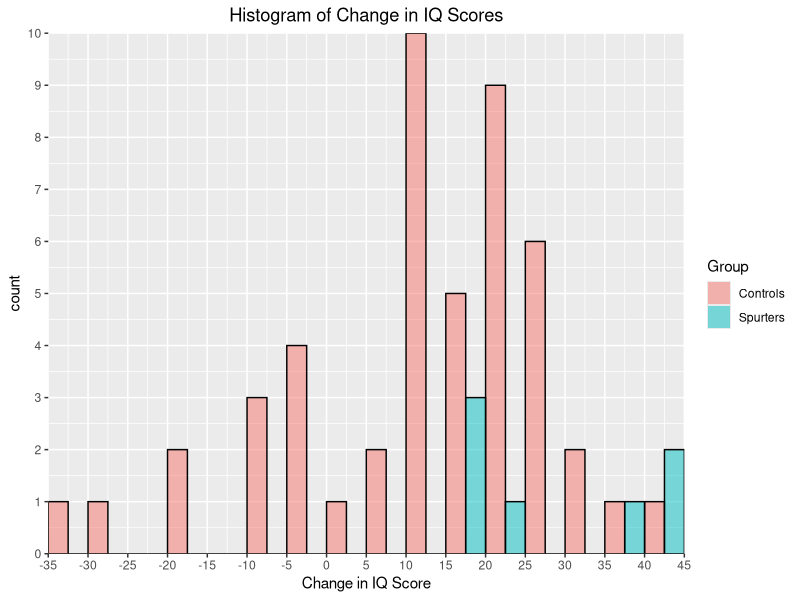
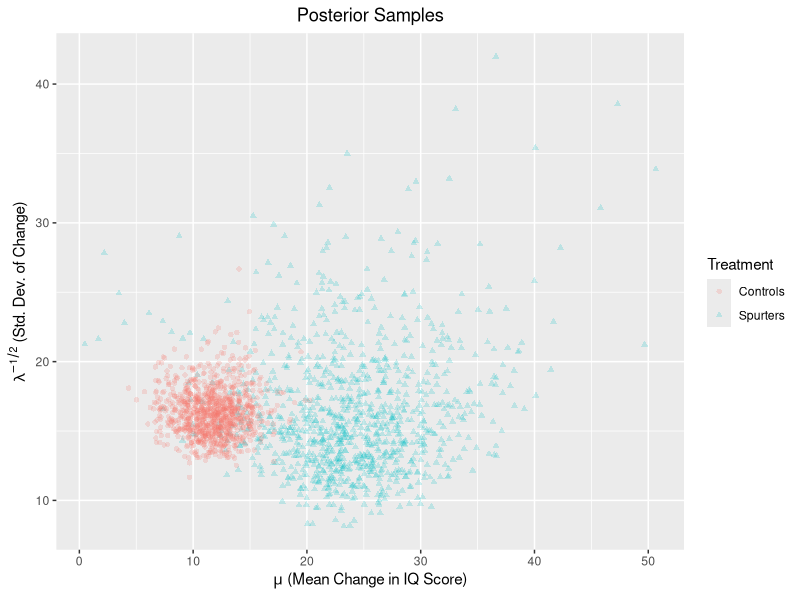
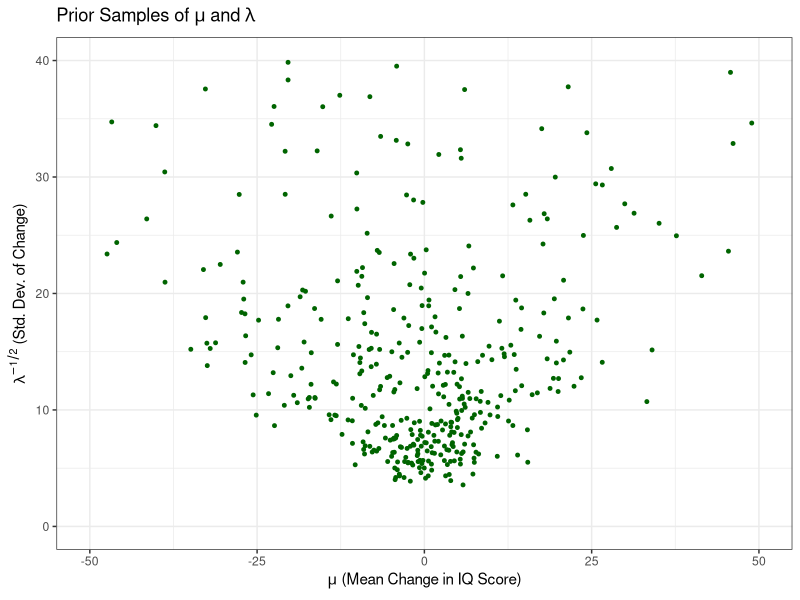

Source code (R) for these figures, in order:
## ---- chunk 1
## don't use data in package, use data on lab assignment #
library(plyr)
library(ggplot2)
library(dplyr)
library(xtable)
library(reshape)
## ---- chunk 2
set.seed(123)
# input data
# spurters
x = c(18, 40, 15, 17, 20, 44, 38)
# control group
y = c(-4, 0, -19, 24, 19, 10, 5, 10,
      29, 13, -9, -8, 20, -1, 12, 21,
      -7, 14, 13, 20, 11, 16, 15, 27,
      23, 36, -33, 34, 13, 11, -19, 21,
      6, 25, 30,22, -28, 15, 26, -1, -2,
      43, 23, 22, 25, 16, 10, 29)
# store data in data frame 
iqData = data.frame(Treatment = c(rep("Spurters", length(x)), 
                                  rep("Controls", length(y))),
                                  Gain = c(x, y))
## ---- chunk 3
xLimits = seq(min(iqData$Gain) - (min(iqData$Gain) %% 5),
              max(iqData$Gain) + (max(iqData$Gain) %% 5),
              by = 5)

ggplot(data = iqData, aes(x = Gain, fill = Treatment, colour = I("black"))) + 
  geom_histogram(position = "dodge", alpha = 0.5, breaks = xLimits, closed = "left")+
  scale_x_continuous(breaks = xLimits, 
                     expand = c(0,0))+ 
  scale_y_continuous(expand = c(0,0), 
breaks = seq(0, 10, by = 1))+
  ggtitle("Histogram of Change in IQ Scores") + labs(x = "Change in IQ Score", 
                                                     fill = "Group") + 
                                               theme(plot.title = element_text(hjust = 0.5))  
## ---- chunk 4
prior = data.frame(m = 0, c = 1, a = 0.5, b = 50)
findParam = function(prior, data){
  postParam = NULL
  c = prior$c
  m = prior$m
  a = prior$a
  b = prior$b
  n = length(data)
  postParam = data.frame(m = (c*m + n*mean(data))/(c + n), 
                c = c + n, 
                a = a + n/2, 
                b =  b + 0.5*(sum((data - mean(data))^2)) + 
                  (n*c *(mean(data)- m)^2)/(2*(c+n)))
  return(postParam)
}
postS = findParam(prior, x)
postC = findParam(prior, y)

## ---- chunk 5
xtable(rbind(prior = prior,
             `Spurters Posterior` = postS,
             `Controls Posterior` = postC), 
       caption = "Parameters")
## ---- chunk 6
# sampling from two posteriors 

# Number of posterior simulations
sim = 1000

# initialize vectors to store samples
mus = NULL
lambdas = NULL
muc = NULL
lambdac = NULL

# Following formula from the NormalGamma with 
# the update paramaters accounted accounted for below 

lambdas = rgamma(sim, shape = postS$a, rate = postS$b)
lambdac = rgamma(sim, shape = postC$a, rate = postC$b)


mus = sapply(sqrt(1/(postS$c*lambdas)),rnorm, n = 1, mean = postS$m)
muc = sapply(sqrt(1/(postC$c*lambdac)),rnorm, n = 1, mean = postC$m)

# Store simulations
simDF = data.frame(lambda = c(lambdas, lambdac),
                   mu = c(mus, muc),
                   Treatment = rep(c("Spurters", "Controls"),
                                   each = sim))

simDF$lambda = simDF$lambda^{-0.5}

# Plot the simulations
ggplot(data = simDF, aes(x = mu, y = lambda, colour = Treatment, shape = Treatment)) +
  geom_point(alpha = 0.2) + 
  labs(x = expression(paste(mu, " (Mean Change in IQ Score)")),
       y = expression(paste(lambda^{-1/2}, " (Std. Dev. of Change)")))  + 
  ggtitle("Posterior Samples")+ 
  theme(plot.title = element_text(hjust = 0.5))
## ---- chunk 7
set.seed(123)

# sampling from two posteriors 

# Number of posterior simulations
sim = 1000000

# initialize vectors to store samples
mus = NULL
lambdas = NULL
muc = NULL
lambdac = NULL

# Following formula from the NormalGamma with 
# the update paramaters accounted accounted for below 

lambdas = rgamma(sim, shape = postS$a, rate = postS$b)
lambdac = rgamma(sim, shape = postC$a, rate = postC$b)


mus = sapply(sqrt(1/(postS$c*lambdas)),rnorm, n = 1, mean = postS$m)
muc = sapply(sqrt(1/(postC$c*lambdac)),rnorm, n = 1, mean = postC$m)

# Store simulations
sim_means <- data.frame(mus = mus, muc = muc, diff = mus - muc)
sim_means$mus_greater = case_when(sim_means$diff > 0 ~ "yes",
                                  sim_means$diff <= 0 ~ "no")
head(sim_means)
## ---- chunk 8
counts <- sim_means %>%
  count(mus_greater)

c_mus_greater <- counts %>% 
  filter(mus_greater == "yes") %>% 
  pull(n)

c_mus_greater / sim
## ---- chunk 9
prior = data.frame(m = 0, c = 1, a = 0.5, b = 50)

# Number of prior simulations
sim2 = 500

# initialize vectors to store samples
mu_prior = NULL
lambda_prior = NULL

# Following formula from the NormalGamma 

lambda_prior = rgamma(sim2, shape = prior$a, rate = prior$b)

mu_prior = sapply(sqrt(1/(prior$c*lambda_prior)),rnorm, n = 1, mean = prior$m)

# Store simulations
prior_sim = data.frame(lambda = lambda_prior, mu = mu_prior)

prior_sim$lambda = prior_sim$lambda^{-0.5}

# Plot the simulations
ggplot(data = prior_sim, aes(x = mu, y = lambda)) +
  geom_point(size = 1, color = "dark green") + 
  xlim(-50, 50) +
  ylim(0, 40) +
  labs(x = expression(paste(mu, " (Mean Change in IQ Score)")),
       y = expression(paste(lambda^{-1/2}, " (Std. Dev. of Change)")))  + 
  ggtitle(expression(paste("Prior Samples of ", mu, " and ", lambda))) + 
  theme(plot.title = element_text(hjust = 0.5)) +
  theme_bw()
## ---- chunk 10
x=c(0.45,0.68,0.87,0.36,0.54)
-5/sum(log(x))
